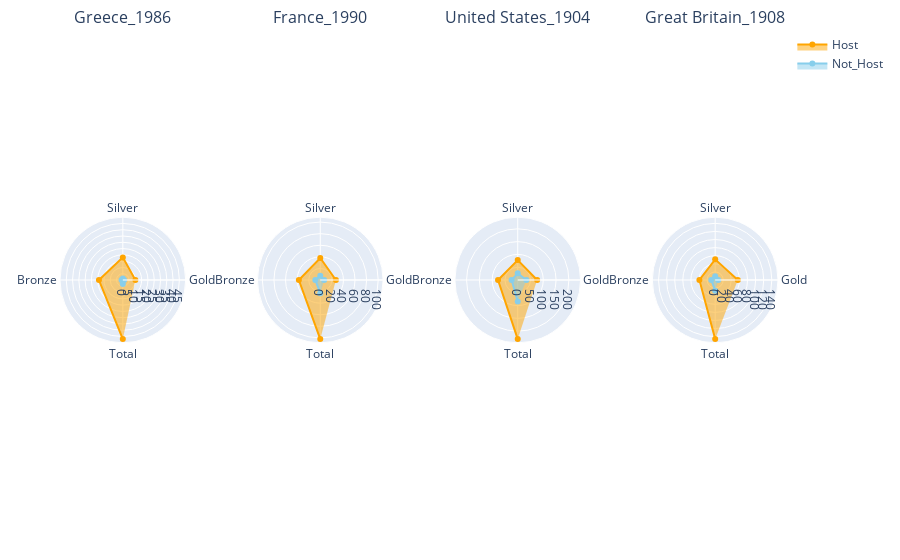

Notebook source saved alongside this figure:
### Code cell
a = [{"type": "polar"}]*4


fig = make_subplots(rows=1, cols=4, specs=[a], horizontal_spacing = 0.1, subplot_titles=("Greece_1986", "France_1990", "United States_1904", "Great Britain_1908"))

categories = ['Gold','Silver','Bronze','Total']

for i in range(4):
    if i<3:
        fig.add_trace(go.Scatterpolar(
              r=df5_plot.iloc[i, 2:6],
              theta=categories,
              fill='toself',
              name='Host', 
              line=dict(color='orange'),
              showlegend = False
        ), row=1, col=i+1)

        fig.add_trace(go.Scatterpolar(
              r=df5_plot.iloc[i, 6:10],
              theta=categories,
              fill='toself',
              name='Not_Host', 
              line=dict(color='skyblue'),
              showlegend = False
        ), row=1, col=i+1)
    else:
        fig.add_trace(go.Scatterpolar(
              r=df5_plot.iloc[i, 2:6],
              theta=categories,
              fill='toself',
              name='Host', 
              line=dict(color='orange')
        ), row=1, col=i+1)

        fig.add_trace(go.Scatterpolar(
              r=df5_plot.iloc[i, 6:10],
              theta=categories,
              fill='toself',
              name='Not_Host', 
              line=dict(color='skyblue')
        ), row=1, col=i+1)
        
        fig.update_layout(margin=dict(t=30, b=30, l=60, r=60))



fig.show()

### Figure 1 — Plotly figure (JSON) as saved in the notebook; plotly's stock layout.template omitted (floating-point values rounded to 4 significant figures)
{"data": [{"fill": "toself", "line": {"color": "orange"}, "name": "Host", "r": [10, 18, 19, 47], "showlegend": false, "subplot": "polar", "theta": ["Gold", "Silver", "Bronze", "Total"], "type": "scatterpolar"}, {"fill": "toself", "line": {"color": "skyblue"}, "name": "Not_Host", "r": [1.056, 1.167, 1, 3.222], "showlegend": false, "subplot": "polar", "theta": ["Gold", "Silver", "Bronze", "Total"], "type": "scatterpolar"}, {"fill": "toself", "line": {"color": "orange"}, "name": "Host", "r": [27, 38, 37, 102], "showlegend": false, "subplot": "polar2", "theta": ["Gold", "Silver", "Bronze", "Total"], "type": "scatterpolar"}, {"fill": "toself", "line": {"color": "skyblue"}, "name": "Not_Host", "r": [6.778, 7.37, 8.519, 22.67], "showlegend": false, "subplot": "polar2", "theta": ["Gold", "Silver", "Bronze", "Total"], "type": "scatterpolar"}, {"fill": "toself", "line": {"color": "orange"}, "name": "Host", "r": [76, 78, 77, 231], "showlegend": false, "subplot": "polar3", "theta": ["Gold", "Silver", "Bronze", "Total"], "type": "scatterpolar"}, {"fill": "toself", "line": {"color": "skyblue"}, "name": "Not_Host", "r": [34, 26.21, 24, 84.21], "showlegend": false, "subplot": "polar3", "theta": ["Gold", "Silver", "Bronze", "Total"], "type": "scatterpolar"}, {"fill": "toself", "line": {"color": "orange"}, "name": "Host", "r": [56, 51, 39, 146], "subplot": "polar4", "theta": ["Gold", "Silver", "Bronze", "Total"], "type": "scatterpolar"}, {"fill": "toself", "line": {"color": "skyblue"}, "name": "Not_Host", "r": [7.538, 9.115, 9.654, 26.31], "subplot": "polar4", "theta": ["Gold", "Silver", "Bronze", "Total"], "type": "scatterpolar"}], "layout": {"annotations": [{"font": {"size": 16}, "showarrow": false, "text": "Greece_1986", "x": 0.0875, "xanchor": "center", "xref": "paper", "y": 1, "yanchor": "bottom", "yref": "paper"}, {"font": {"size": 16}, "showarrow": false, "text": "France_1990", "x": 0.3625, "xanchor": "center", "xref": "paper", "y": 1, "yanchor": "bottom", "yref": "paper"}, {"font": {"size": 16}, "showarrow": false, "text": "United States_1904", "x": 0.6375, "xanchor": "center", "xref": "paper", "y": 1, "yanchor": "bottom", "yref": "paper"}, {"font": {"size": 16}, "showarrow": false, "text": "Great Britain_1908", "x": 0.9125, "xanchor": "center", "xref": "paper", "y": 1, "yanchor": "bottom", "yref": "paper"}], "margin": {"b": 30, "l": 60, "r": 60, "t": 30}, "polar": {"domain": {"x": [0, 0.175], "y": [0, 1]}}, "polar2": {"domain": {"x": [0.275, 0.45], "y": [0, 1]}}, "polar3": {"domain": {"x": [0.55, 0.725], "y": [0, 1]}}, "polar4": {"domain": {"x": [0.825, 1], "y": [0, 1]}}}}
